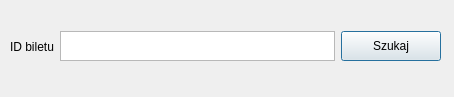
<?xml version="1.0" encoding="UTF-8"?>
<ui version="4.0">
 <class>skanuj_bilet</class>
 <widget class="QDialog" name="skanuj_bilet">
  <property name="geometry">
   <rect>
    <x>0</x>
    <y>0</y>
    <width>454</width>
    <height>97</height>
   </rect>
  </property>
  <property name="windowTitle">
   <string>Dialog</string>
  </property>
  <widget class="QWidget" name="layoutWidget">
   <property name="geometry">
    <rect>
     <x>10</x>
     <y>10</y>
     <width>431</width>
     <height>73</height>
    </rect>
   </property>
   <layout class="QHBoxLayout" name="horizontalLayout">
    <item>
     <widget class="QLabel" name="label">
      <property name="text">
       <string>ID biletu</string>
      </property>
     </widget>
    </item>
    <item>
     <widget class="QPlainTextEdit" name="txtId">
      <property name="maximumSize">
       <size>
        <width>16777215</width>
        <height>30</height>
       </size>
      </property>
     </widget>
    </item>
    <item>
     <widget class="QPushButton" name="bSzukaj">
      <property name="minimumSize">
       <size>
        <width>100</width>
        <height>30</height>
       </size>
      </property>
      <property name="text">
       <string>Szukaj</string>
      </property>
     </widget>
    </item>
   </layout>
  </widget>
 </widget>
 <resources/>
 <connections/>
</ui>
